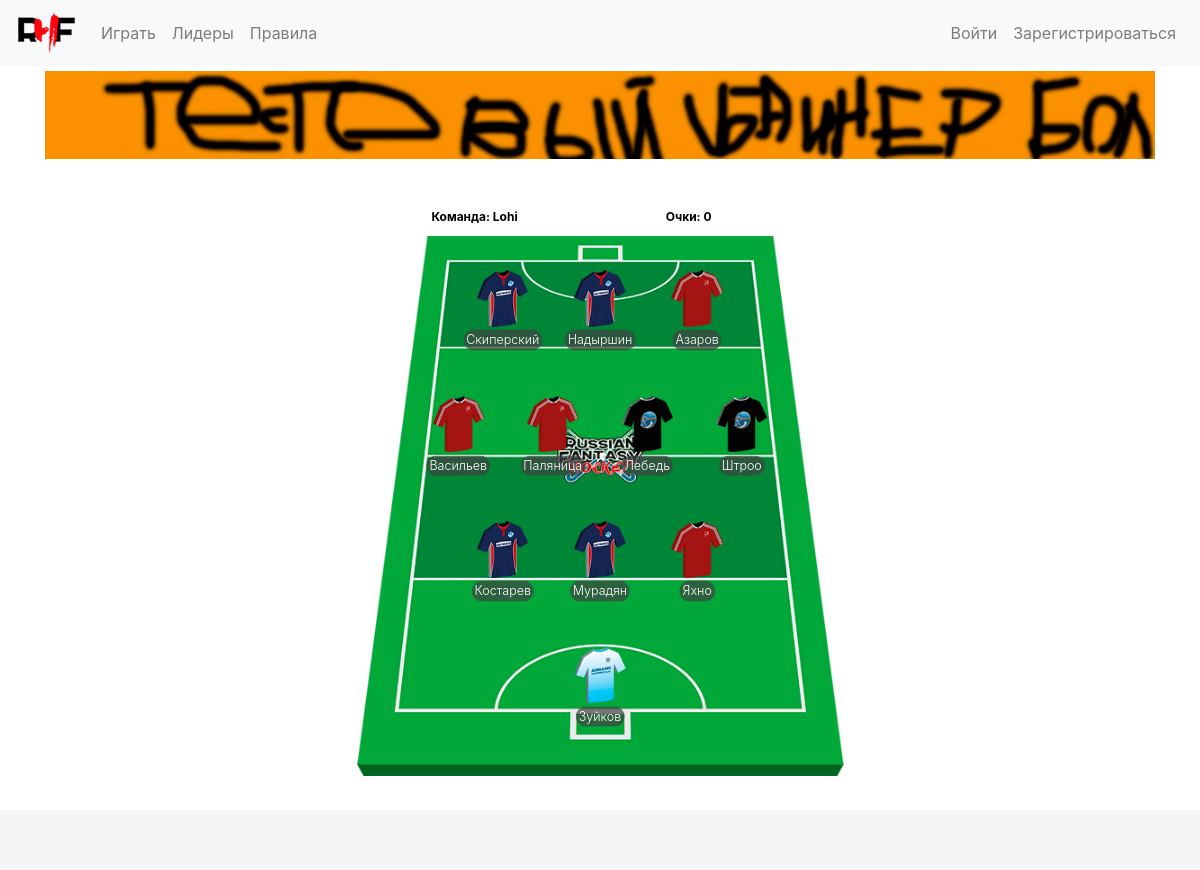
The page /users_team/1/ on the database its author committed.
### accounts/models.py (models this page shows, shortened)
class AdBanners(models.Model):
    name = models.CharField(max_length=120, null=False, blank=False)
    start_time = models.DateTimeField(auto_now_add=False, auto_now=False, blank=False, null=False)
    end_time = models.DateTimeField(auto_now_add=False, auto_now=False, blank=False, null=False)
    small_image = models.ImageField(upload_to='banners/', blank=False, null=False, help_text='Resolution 414 x 50 px')
    medium_image = models.ImageField(upload_to='banners/', blank=False, null=False, help_text='Resolution 800 x 80 px')
    large_image = models.ImageField(upload_to='banners/', blank=False, null=False, help_text='Resolution 1140 x 90 px')
    link = models.URLField(blank=True, null=True)

class Profile(models.Model):
    user_id = models.OneToOneField(User, on_delete=models.CASCADE, primary_key=True)
    team_name = models.CharField(max_length=30, null=True, blank=True, unique=True)
    budget = models.FloatField(default=DEFAULT_BUDGET)
    changes_count = models.PositiveIntegerField(default=0)
    refresh_changes = models.BooleanField(editable=False, default=False)
    points = models.PositiveIntegerField(default=0, blank=False, null=False)

### players/models.py (models this page shows, shortened)
class Player(models.Model):
    club = models.ForeignKey(Club)
    surname = models.CharField(max_length=100, blank=False, null=False)
    name = models.CharField(max_length=100, blank=False, null=False)
    GOALKEEPER = 'GK'
    DEFENDER = 'DE'
    MIDFIELDER = 'MF'
    FORWARD = 'FW'
    POSITION_CHOICES = (
        (GOALKEEPER, 'GOALKEEPER'),
        (DEFENDER, 'DEFENDER'),
        (MIDFIELDER, 'MIDFIELDER'),
        (FORWARD, 'FORWARD')
    )
    position = models.CharField(max_length=2, choices=POSITION_CHOICES, blank=False, null=False)
    price = models.FloatField(blank=False, null=False)
    points = models.IntegerField(blank=False, null=False, default=0)

### fantasy_hockey/views.py (the view)
# urls.py: url(r'^users_team/(?P<user_id>\d+)/$', views.render_user_team),
def render_user_team(request, user_id):
    profile = Profile.objects.get(pk=user_id)
    user = User.objects.get(pk=user_id)
    team_instances = Team.objects.filter(user_id=profile, tour_number_end__isnull=True)
    team = {'GK': [], 'DE': [], 'MF': [], 'FW': []}
    last_3_results = players.get_results_of_3_last_tours(user)
    utc_now = datetime.datetime.now(datetime.timezone.utc)
    try:
        banners = AdBanners.objects.get(start_time__lte=utc_now, end_time__gte=utc_now)
    except:
        banners = False
    if len(team_instances) == 11:  # поставить вместо 11 - players.DEFAULT_PLAYERS_Q
        for instance in team_instances:
            instance.player_id.tshirt = choose_tshirt(instance.player_id)
            team[instance.player_id.position].append(instance.player_id)
        return render(request, 'users_team.html', context={'team': team, 'name': profile.team_name, 'points': profile.points, 'results': last_3_results, 'banners': banners})
    else:
        return HttpResponseNotFound(f'<h1>У такого пользователя нет команды, или что-то пошло не так...</h1>')

### fantasy_hockey/views.py (called while the page is built)
def choose_tshirt(player_id):
    if player_id.club.name == 'Динамо-Строитель':
        return 'images/play/1_shirt_DS.png'
    elif player_id.club.name == 'Динамо-Электросталь':
        return 'images/play/2_shirt_DE.png'
    elif player_id.club.name == 'Динамо-Казань':
        return 'images/play/3_shirt_DK.png'
    elif player_id.club.name == 'Динамо-ЦОП':
        return 'images/play/4_shirt_DCOP.png'
    elif player_id.club.name == 'Тана':
        return 'images/play/6_shirt_TANA.png'
    elif player_id.club.name == 'СПБ УОР2':
        return 'images/play/5_shirt_SPB.png'
    elif player_id.club.name == 'Волна':
        return 'images/play/7_shirt_VOLNA.png'

### players/views.py (called while the page is built)
def get_results_of_3_last_tours(user):
    dict_to_return = dict()
    profile = Profile.objects.get(user_id=user)
    last_3_tours_result = Result_Profiles.objects.filter(tour_number__season=YEAR, user_id=profile).order_by('-id')[:3]
    for instance in last_3_tours_result:
        dict_to_return[instance.tour_number.number] = instance.points
    return dict_to_return

### templates/users_team.html (shortened to what this page needs)
{% extends "base.html" %}
{% block content %}
{% load staticfiles%}
<div class="container">
    {% if banners %}
        <div class="large_image">
            <div class="banner-div">
                {% if banners.link %}
                    <a href="{{ banners.link }}" target="_blank"><img class="banner" src="{{ banners.large_image.url }}" alt="small_banner"></a>
                {% else %}
                    <img class="banner" src="{{ banners.large_image.url }}" alt="large_banner">
                {% endif %}
            </div>
        </div>
    {% endif %}
    <div class="row justify-content-center">
        <div class="col-12 col-lg-6" style="margin-bottom: 3%; margin-top: 3%;">
            <div class="row name-and-points-for-users-team">
                <div class="col-6">
                    <p id="user_name">Команда: {{ name }}</p>
                </div>
                <div class="col-6">
                    <p id="points">Очки: {{ points }}</p>
                </div>
            </div>
            <div class="field_wrapper">
                <img class="field" src="{% static 'images/play/field.png' %}" alt="field">
                <div class="field_div">
                    <div class="forward zone">
                        {% for player in team.FW %}
                            <div class="player disabled">
                                <img class="player_image" src="{% static '' %}{{ player.tshirt }}" alt="player_image">
                                <p class="font-weight-light player_sign">{{ player.surname }}</p>
                            </div>
                        {% endfor %}
                    </div>
                    <div class="midfielder zone">
                        {% for player in team.MF %}
                            <div class="player disabled">
                                <img class="player_image" src="{% static '' %}{{ player.tshirt }}" alt="player_image">
                                <p class="font-weight-light player_sign">{{ player.surname }}</p>
                            </div>
                        {% endfor %}
                    </div>
                    <div class="defender zone">
                        {% for player in team.DE %}
                            <div class="player disabled">
                                <img class="player_image" src="{% static '' %}{{ player.tshirt }}" alt="player_image">
                                <p class="font-weight-light player_sign">{{ player.surname }}</p>
                            </div>
                        {% endfor %}
                    </div>
                    <div class="goalkeeper zone">
                        <div class="player disabled">
                            <img class="player_image" src="{% static '' %}{{ team.GK.0.tshirt }}" alt="player_image">
                            <p class="font-weight-light player_sign">{{ team.GK.0.surname }}</p>
                        </div>
                    </div>
                </div>
            </div>
        </div>
    </div>
</div>
{% endblock %}

### templates/base.html (shortened to what this page needs)
<!DOCTYPE html>
{% load staticfiles %}
<html lang="en">
<head>
    <link rel="stylesheet" href="https://stackpath.bootstrapcdn.com/bootstrap/4.1.3/css/bootstrap.min.css">
    <link rel="stylesheet" href="{% static 'css/master.css' %}">
    <link rel="stylesheet" href="https://use.fontawesome.com/releases/v5.7.2/css/all.css">
</head>
<body>
    <nav class="navbar navbar-expand-sm navbar-light bg-light">
        <a class="navbar-brand" href="{% url 'home' %}"><img src="{% static 'images/logo_hat.png' %}" alt="logo"></a>
        <div class="collapse navbar-collapse" id="navbarSupportedContent">
            <ul class="navbar-nav mr-auto">
                <li class="nav-item">
                    <a class="nav-link" href="{% url 'accounts:conditions' %}">Играть</a>
                </li>
                <li class="nav-item">
                    <a class="nav-link" href="{% url 'leaders' %}">Лидеры</a>
                </li>
                <li class="nav-item">
                    <a class="nav-link" href="{% url 'rules' %}">Правила</a>
                </li>
            </ul>
            {% if user.is_authenticated %}
            <ul class="navbar-nav mr-right">
                <li class="nav-item">
                    <a class="nav-link" href="{% url 'accounts:change_password' %}">Сменить пароль</a>
                </li>
                <li class="nav-item">
                    <a class="nav-link" href="{% url 'accounts:logout' %}">Выход</a>
                </li>
            </ul>
            {% else %}
            <ul class="navbar-nav mr-right">
                <li class="nav-item">
                    <a class="nav-link" href="{% url 'accounts:login' %}">Войти</a>
                </li>
                <li class="nav-item">
                    <a class="nav-link" href="{% url 'accounts:signup' %}">Зарегистрироваться</a>
                </li>
            </ul>
            {% endif %}
        </div>
    </nav>
    {% block content %}
    {% endblock %}
    <div class="footer">
    </div>
</body>
</html>

### static/css/master.css (style rules this page uses)
body { margin-bottom: 60px; }
.footer { position: fixed; bottom: 0; width: 100%; height: 60px; background-color: #f5f5f5; }
p { color: gray; margin-top: 10px; margin-bottom: 10px; }
.field { width: 100%; }
.player { flex: 1 0; height: 100%; width: 100%; position: relative; }
.field_div { position: absolute; top: 0; bottom: 0; left: 0; right: 0; display: flex; flex-direction: column; padding-bottom: 7%; }
.zone { flex: 1 0; position: relative; display: flex; flex-direction: row; justify-content: center; align-content: center; align-items: center; }
.player_image { height: 45%; width: auto; position: absolute; margin: auto; top: 0; left: 0; right: 0; bottom: 0; cursor: pointer; }
.forward { margin-left: 23%; margin-right: 23%; }
.midfielder { margin-left: 15%; margin-right: 15%; }
.defender { margin-left: 23%; margin-right: 23%; }
.field_wrapper { position: relative; }
.player_sign { position: relative; float: left; left: 50%; transform: translate(-50%, -50%); color: white; border: 1px solid rgba(66, 66, 66, 0); border-radius: 12px; background: rgba(66, 66, 66, 0.7); padding-left: 2px; padding-right: 2px; cursor: pointer; white-space: nowrap; }
.disabled .player_sign { cursor: default; }
.disabled .player_image { cursor: default; }
#budget, #changes, #deadline, #deadline_end, #tour, #tour_name, #user_name, #points { font-size: 0.75rem; font-weight: bold; color: black; }
.name-and-points-for-users-team { margin-left: 16%; }
.banner { margin-top: 5px; margin-bottom: 5px; max-width: 100%; height: auto; }
.banner-div { text-align: center; }

### rows shown on the page
AdBanners: large_image (picture)
Profile: team_name "Lohi"
Player: surname "Скиперский"
Player: surname "Надыршин"
Player: shows a picture, surname "Азаров"
Player: surname "Васильев"
Player: surname "Паляница"
Player: surname "Лебедь"
Player: surname "Штроо"
Player: surname "Костарев"
Player: surname "Мурадян"
Player: shows a picture, surname "Яхно"
Player: GK.0.surname "Зуйков"

### other values the page prints
{{ points }} "0"
